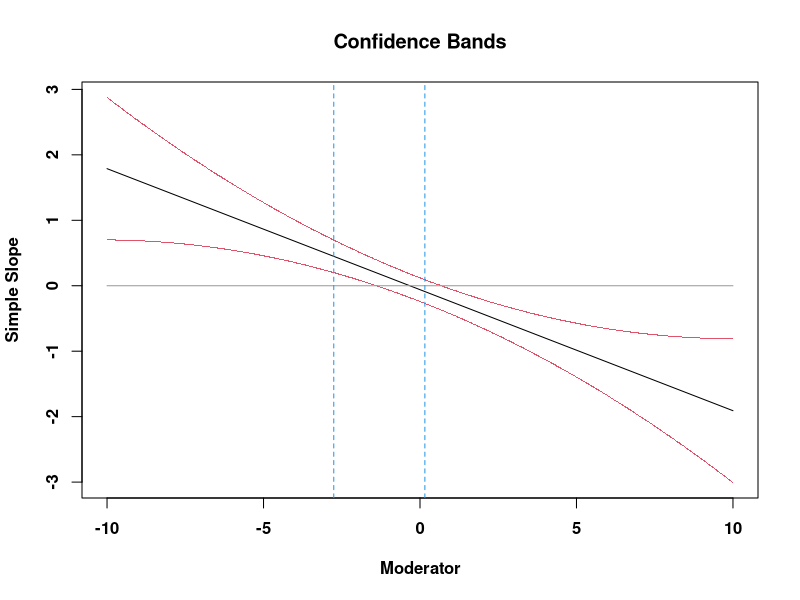

The R source for this figure:
##J-N technique
##Alex Schoemann & Kris Preacher 
## jnplot= Johnson-Neyman technique for probing interactions and plotting regions of significance
##Replicates the JN plot found at quantpsy.org
## jnplot a function that takes these arguments:
## model <- m1 #object
## plotx <- "x1" #string with name of IV to be plotted on x axis
## modx <- "x2" #string for moderator variable name
## depVar <- NULL. The dependent variable must be specified, or it must
## be available inside the fitted regression object (set lm argument y=TRUE)
## if plotx or modx is missing, stop




jnplot <- function(model=NULL, plotx=NULL,modx=NULL, depVar=NULL){
  if (is.null(model)) stop("jnplot requires a fitted regression model.")
  if (is.null(plotx)) stop("jnplot requires the name of the variable to be drawn on the x axis")
  if (is.null(modx)) stop("jnplot requires the name of moderator variable for which several slopes are to be drawn")
  ##grab model matrix
  mm <- model.matrix(model)
  if (is.null(depVar)){
    if (is.null(model$y)) stop("jnplot must have the dependent variable. You must either supply depVar as an argument or create your lm model with the argument y=T so that jnplot can grab the dependent variable from the fitted model.")
     else depVar <- model$y
  }
    
  #allow user to sepcify either variable as the moderator
 if (sum((attr(terms(m1),'term.labels')==paste(plotx,":",modx,sep="")))==1)
  modname <- paste(plotx,":",modx,sep="")
 else
   modname <- paste(modx,":",plotx,sep="")

  
xnum<-which(attr(terms(model),'term.labels')==plotx) #which finds the location of the parameter. Can be used to find location in matrix.
znum<-which(attr(terms(model),'term.labels')==modx) #which finds the location of the parameter. Can be used to find location in matrix.
xznum<-which(attr(terms(model),'term.labels')==modname) #which finds the location of the parameter. Can be used to find location in matrix.

acov <-vcov(model) ##get variance/covariance matrix of parameters
tcrit<-qt(.975,model$df)

    jna <- tcrit^2*acov[xznum,xznum]-coef(model)[xznum]^2
	jnb <- 2*(tcrit^2*acov[xnum,xznum]-coef(model)[xnum]*coef(model)[xznum])
	jnc <- tcrit^2*acov[xnum,xnum]-coef(model)[xnum]^2
	
	inroot<- (jnb^2)-(4*jna*jnc)
	regsig<-c(NA,NA)
	
	if(	inroot < 0) stop("Regions of significance are imaginary and cannot be computed")
	else
	regsig[1]<-(-jnb-sqrt(inroot))/(2*jna)
	regsig[2]<-(-jnb+sqrt(inroot))/(2*jna)
	
	midp<-mean(regsig)
  	midps <- coef(model)[xnum] + coef(model)[znum]*midp
	midpse <- sqrt(acov[xnum,xnum] + 2*midp*acov[xnum,xznum] + (midp^2)*acov[xznum,xznum])
	midpp <- pt(-abs(midps/midpse),model$df)
	if(midpp>.05) direction<-"Simple slopes are significant outside this region"
	else
	direction<-"Simple slopes are significant inside this region"
	
	#sigtest<- sstest(model, plotx=plotx, modx=modx, modxVals=regsig, depVar=depVar)
	#regsig<-list("Region of Significance"=regsig,direction,"Simple Intercepts and Slopes at Region Boundaries"=sigtest)
	regsig<-list("Region of Significance"=regsig,direction)

	
z1=-10  #supply lower bound for z
z2=10   #supply upper bound for z
z <- seq(z1,z2,length=1000)
fz <- c(z,z)
y1 <- ((coef(model)[xnum])+(coef(model)[xznum])*z)+(1.9858*sqrt(acov[xnum,xnum])+(2*z*(acov[xnum,xznum])+((z^2)*acov[xznum,xznum])))
y2 <- ((coef(model)[xnum])+(coef(model)[xznum])*z)-(1.9858*sqrt(acov[xnum,xnum])+(2*z*(acov[xnum,xznum])+((z^2)*acov[xznum,xznum])))
fy <- c(y1,y2)
fline <- ((coef(model)[xnum])+(coef(model)[xznum])*z)
plot(fz,fy,type='p',pch='.',font=2,font.lab=2,col=2,xlab='Moderator',ylab='Simple Slope',main='Confidence Bands')
lines(z,fline)
f0 <- array(0,c(1000))
lines(z,f0,col=8)
abline(v=-2.7554,col=4,lty=2)
abline(v=0.1557,col=4,lty=2)
	
  return(regsig)
  }

  

set.seed(12345)
x1 <- rnorm(100)
x2 <- rnorm(100)
x3 <- rnorm(100)
x4 <- rnorm(100)
y <- rnorm(100)
y2 <- 0.03 + 0.15*x1 + 0.1*x2 + 0.5*x1*x2 

dat <- data.frame(x1,x2,x3,x4,y, y2)
rm(x1, x2, x3, x4, y, y2)

##ordinary regression
m1 <- lm(y ~ x1 * x2, data=dat)
## must specify depvar parameter
jnplot(m1, plotx="x1", modx="x2", depVar=dat$y)
